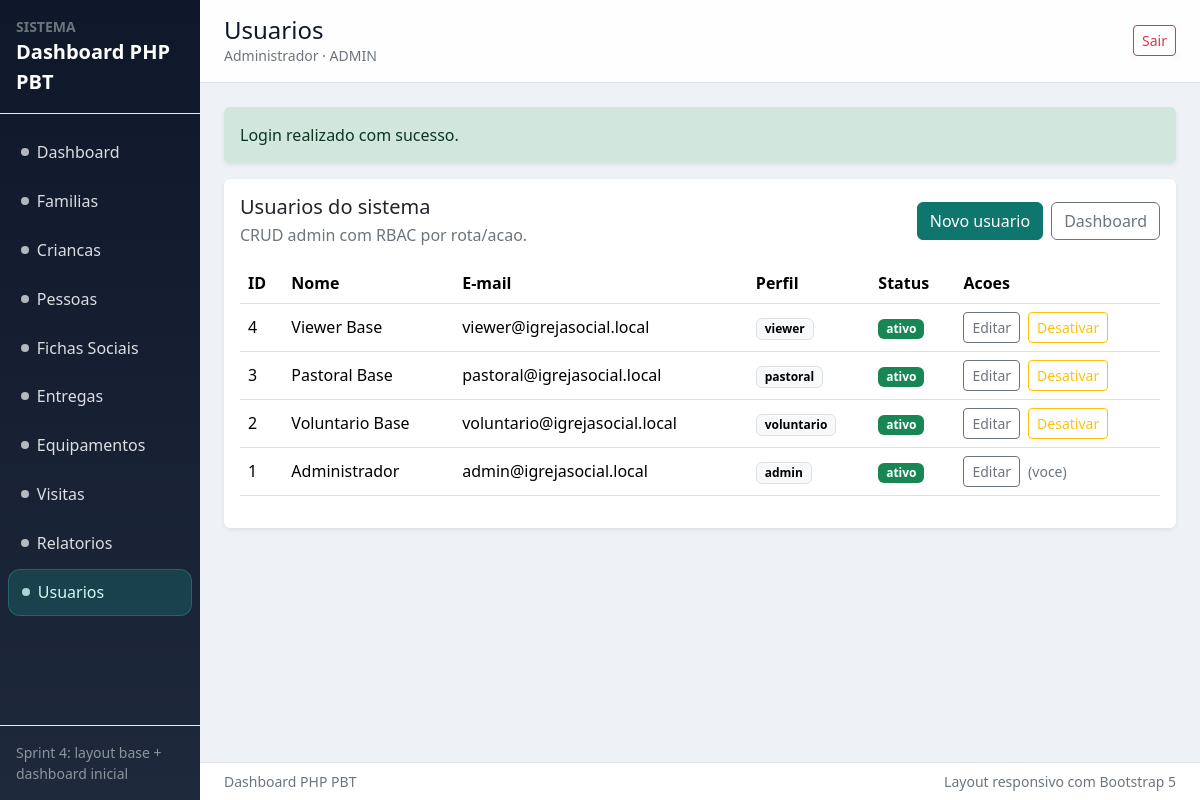
The app's page /users (signed in) with its own data.
### tables this page shows
CREATE TABLE IF NOT EXISTS users (
  id INT AUTO_INCREMENT PRIMARY KEY,
  name VARCHAR(120) NOT NULL,
  email VARCHAR(160) NOT NULL UNIQUE,
  password_hash VARCHAR(255) NOT NULL,
  role ENUM('admin','voluntario','pastoral','viewer') NOT NULL,
  is_active TINYINT(1) NOT NULL DEFAULT 1,
  failed_login_attempts INT NOT NULL DEFAULT 0,
  locked_until DATETIME NULL,
  password_reset_token_hash VARCHAR(64) NULL,
  password_reset_expires_at DATETIME NULL,
  password_reset_requested_at DATETIME NULL,
  created_at DATETIME NOT NULL DEFAULT CURRENT_TIMESTAMP,
  updated_at DATETIME NULL DEFAULT NULL ON UPDATE CURRENT_TIMESTAMP,
  INDEX idx_users_role (role),
  INDEX idx_users_is_active (is_active),
  INDEX idx_users_locked_until (locked_until),
  INDEX idx_users_password_reset_expires_at (password_reset_expires_at)
);

### app/Views/users/index.php (the view, shortened to what the rows shown need)
<?php
$auth = is_array($authUser ?? null) ? $authUser : [];
?>
<div class="card border-0 shadow-sm">
    <div class="card-body">
        <div class="d-flex flex-column flex-md-row gap-2 justify-content-between align-items-md-center mb-3">
            <div>
                <h2 class="h5 mb-1">Usuarios do sistema</h2>
            </div>
        </div>
        <div class="table-responsive">
            <table class="table align-middle">
                <thead>
                    <tr>
                        <th>ID</th>
                        <th>Nome</th>
                        <th>E-mail</th>
                        <th>Perfil</th>
                        <th>Status</th>
                        <th>Acoes</th>
                    </tr>
                </thead>
                <tbody>
                <?php if (empty($users)) : ?>
                    <tr>
                        <td colspan="6" class="text-secondary">Nenhum usuario encontrado ou falha de conexao.</td>
                    </tr>
                <?php else : ?>
                    <?php foreach ($users as $row) : ?>
                        <?php
                        $id = (int) ($row['id'] ?? 0);
                        $isActive = (int) ($row['is_active'] ?? 0) === 1;
                        $isSelf = (int) ($auth['id'] ?? 0) === $id;
                        ?>
                        <tr>
                            <td><?= $id ?></td>
                            <td><?= htmlspecialchars((string) ($row['name'] ?? ''), ENT_QUOTES, 'UTF-8') ?></td>
                            <td><?= htmlspecialchars((string) ($row['email'] ?? ''), ENT_QUOTES, 'UTF-8') ?></td>
                            <td><span class="badge text-bg-light border"><?= htmlspecialchars((string) ($row['role'] ?? ''), ENT_QUOTES, 'UTF-8') ?></span></td>
                            <td>
                                <span class="badge <?= $isActive ? 'text-bg-success' : 'text-bg-danger' ?>">
                                    <?= $isActive ? 'ativo' : 'inativo' ?>
                                </span>
                            </td>
                            <td>
                                <div class="d-flex flex-wrap gap-2">
                                    <a class="btn btn-sm btn-outline-secondary" href="/users/edit?id=<?= $id ?>">Editar</a>
                                    <?php if (!$isSelf) : ?>
                                        <form method="post" action="/users/toggle?id=<?= $id ?>" class="m-0">
                                            <button type="submit" class="btn btn-sm <?= $isActive ? 'btn-outline-warning' : 'btn-outline-success' ?>">
                                                <?= $isActive ? 'Desativar' : 'Ativar' ?>
                                            </button>
                                        </form>
                                    <?php else : ?>
                                        <span class="small text-secondary align-self-center">(voce)</span>
                                    <?php endif; ?>
                                </div>
                            </td>
                        </tr>
                    <?php endforeach; ?>
                <?php endif; ?>
                </tbody>
            </table>
        </div>
    </div>
</div>

### app/Views/layouts/app.php (shortened to what the rows shown need)
<?php
$layoutTitle = (string) ($pageTitle ?? 'Dashboard');
$layoutUser = is_array($authUser ?? null) ? $authUser : [];
$layoutUserName = (string) ($layoutUser['name'] ?? 'Usuario');
$layoutUserRole = (string) ($layoutUser['role'] ?? '-');
?>
<!DOCTYPE html>
<html lang="pt-BR">
<head>
    <link href="https://cdn.jsdelivr.net/npm/bootstrap@5.3.3/dist/css/bootstrap.min.css" rel="stylesheet">
    <link rel="stylesheet" href="/assets/app.css">
</head>
<body class="app-shell">
    <div class="container-fluid">
        <div class="row min-vh-100">
            <div class="col-12 col-lg-9 col-xl-10 p-0 d-flex flex-column">
                <header class="app-header border-bottom">
                    <div class="container-fluid px-3 px-md-4 py-3">
                        <div class="d-flex flex-column flex-md-row gap-2 align-items-md-center justify-content-between">
                            <div>
                                <h1 class="h4 mb-0"><?= htmlspecialchars($layoutTitle, ENT_QUOTES, 'UTF-8') ?></h1>
                                <div class="text-secondary small">
                                    <?= htmlspecialchars($layoutUserName, ENT_QUOTES, 'UTF-8') ?> ·
                                    <span class="text-uppercase"><?= htmlspecialchars($layoutUserRole, ENT_QUOTES, 'UTF-8') ?></span>
                                </div>
                            </div>
                        </div>
                    </div>
                </header>
                <main class="flex-grow-1">
                    <div class="container-fluid px-3 px-md-4 py-4">
                        <?= $content ?>
                    </div>
                </main>
            </div>
        </div>
    </div>
</body>
</html>

### records on screen
users: name "Administrador", role "ADMIN", id "1", email "admin@igrejasocial.local", role "admin", is_active "ativo", shows "(voce)"
users: id "4", name "Viewer Base", email "viewer@igrejasocial.local", role "viewer", is_active "ativo"
users: id "3", name "Pastoral Base", email "pastoral@igrejasocial.local", role "pastoral", is_active "ativo"
users: id "2", name "Voluntario Base", email "voluntario@igrejasocial.local", role "voluntario", is_active "ativo"

### other values on screen
$layoutAppName "Dashboard PHP PBT"
$item['label'] "Dashboard"
$item['label'] "Familias"
$item['label'] "Criancas"
$item['label'] "Pessoas"
$item['label'] "Fichas Sociais"
$item['label'] "Entregas"
$item['label'] "Equipamentos"
$item['label'] "Visitas"
$item['label'] "Relatorios"
$item['label'] "Usuarios"
$layoutTitle "Usuarios"
$success "Login realizado com sucesso."
